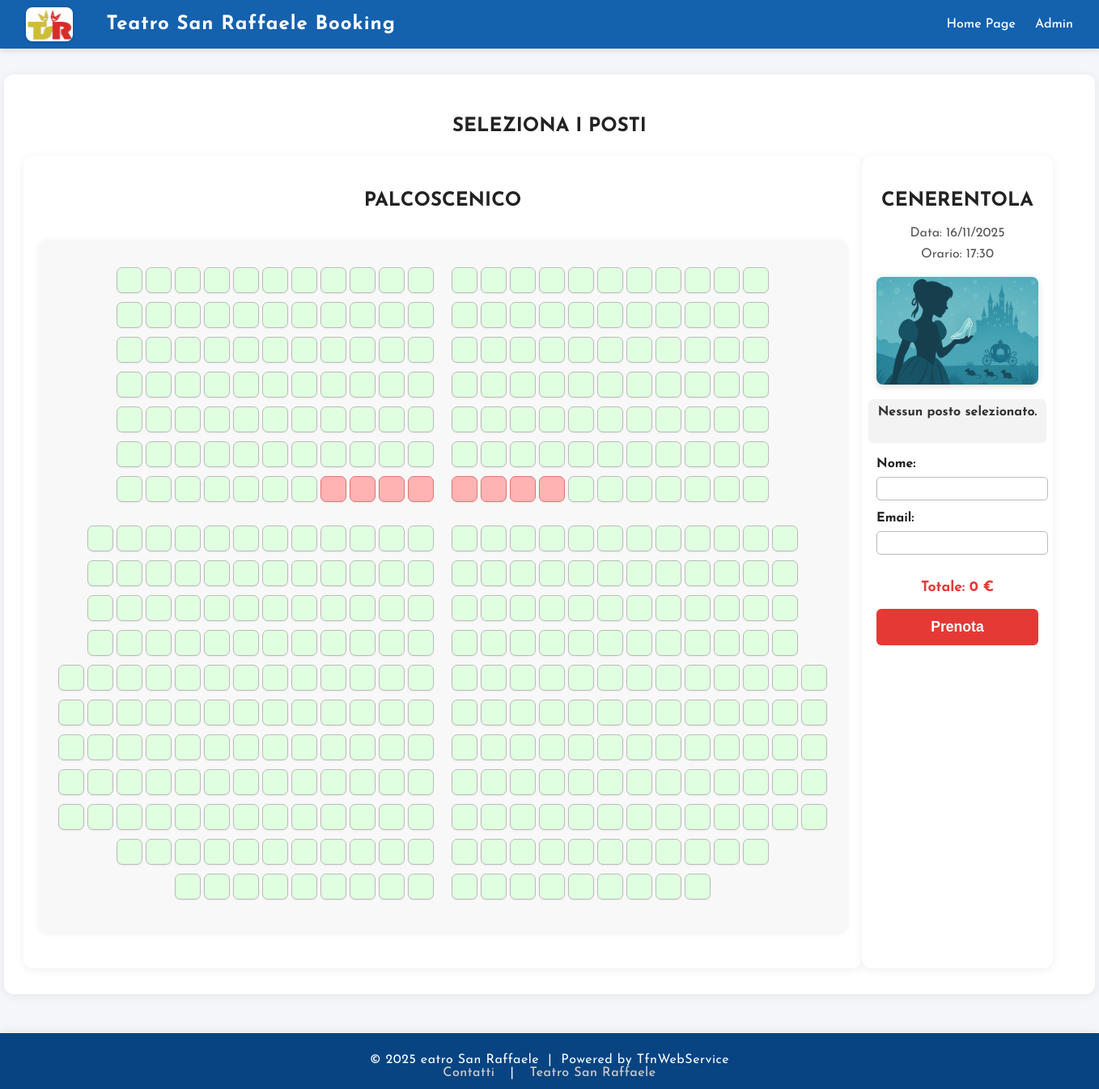
Page /select_seats/3 on the committed database.
### tables this page shows
CREATE TABLE events (
    id INTEGER PRIMARY KEY AUTOINCREMENT,
    title TEXT NOT NULL,
    date TEXT NOT NULL,
    time TEXT NOT NULL,
    price REAL NOT NULL,
    poster_url TEXT         
);

### app.py (the view, shortened to what this page needs)
@app.route('/select_seats/<int:event_id>', methods=['GET', 'POST'])
def select_seats(event_id):
    conn = get_db()
    event = conn.execute('SELECT * FROM events WHERE id=?', (event_id,)).fetchone()
    if not event:
        flash("Evento non trovato.")
        return redirect(url_for('dashboard'))
    rows = 18
    cols = 27
    unavailable = set(CONFIG['unavailable_seats'])
    row_letters = CONFIG['row_letters']
    bookings = conn.execute(
        'SELECT seats FROM bookings WHERE event_id=? AND status IN (1,2,3)', (event_id,)
    ).fetchall()
    booked_seats = set()
    for b in bookings:
        booked_seats.update(b['seats'].split(','))
    return render_template(
        'select_seats.html',
        event=event,
        row_letters=row_letters,
        cols=cols,
        booked_seats=booked_seats,
        unavailable=unavailable
    )

### app.py (called while the page is built)
def get_db():
    conn = sqlite3.connect('data/cinema.db')
    conn.row_factory = sqlite3.Row
    return conn

@app.context_processor
def inject_now():
    from datetime import datetime
    return {'now': datetime.now}

### templates/select_seats.html (shortened to what this page needs)
{% extends 'base.html' %}
{% block content %}
<h2 style="text-align:center; margin-bottom: 24px;">SELEZIONA I POSTI</h2>
<div>
  <form method="post" id="seats-form" style="display: flex; width: 100%;">
    <div class="booking-col booking-main">
      <h2 style="text-align:center; margin-bottom: 12px;">PALCOSCENICO</h2>
      <div class="seatmap-wrapper">
        <div class="seatmap">
          {% for row_letter in row_letters %}
          {% if loop.index0 == 7 %}
          <div class="seatmap-corridor-horizontal"></div>
          {% endif %}
          <div class="seat-row">
            {% for col in range(1, cols+1)|reverse %}
            {% if col == 14 %}
            <span class="seatmap-corridor-vertical"></span>
            {% endif %}
            {% set seat = row_letter ~ col %}
            {% if seat in unavailable %}
            {% elif seat in booked_seats %}
            <span class="seat booked" title="{{ seat }}"></span>
            {% else %}
            <label class="seat" title="{{ seat }}">
            </label>
            {% endif %}
            {% endfor %}
          </div>
          {% endfor %}
        </div>
      </div>
    </div>
    <div class="booking-col booking-side">
      <h2 style="text-align:center;">{{ event.title }}</h2>
      <div style="color:#555; margin-bottom:10px; text-align:center;">Data: {{ event.date }}</div>
      <div style="color:#555; margin-bottom:10px; text-align:center;">Orario: {{ event.time }}</div>
      {% if event.poster_url %}
      <img src="{{ event.poster_url }}" alt="Locandina evento" class="event-poster">
      {% else %}
      <div class="event-poster-placeholder">Nessuna locandina</div>
      {% endif %}
      <div id="selected-seats" class="selected-seats-box">
      </div>
      <div class="form-group">
        <label for="name"><b>Nome:</b></label>
        <input type="text" id="name" name="name" required>
      </div>
      <div class="form-group">
        <label for="email"><b>Email:</b></label>
        <input type="email" id="email" name="email" required>
      </div>
      <div class="total-box">
        Totale: <span id="total-price">0</span> €
      </div>
      <button type="submit" class="btn-book">Prenota</button>
    </div>
  </form>
</div>
{% endblock %}

### static/style.css (style rules this page uses)
body { margin: 0; font-family: "Josefin Sans", sans-serif; font-optical-sizing: auto; font-weight: 400; font-style: normal; background: #f4f6fa; color: #222; min-height: 100vh; }

### templates/select_seats.html (style rules this page uses)
.booking-col { background: #fff; border-radius: 12px; box-shadow: 0 2px 12px #0001; padding: 24px 18px; display: flex; flex-direction: column; align-items: center; justify-content: flex-start; }
.booking-main { width: 1000; flex: 0 0 1000px; align-items: center; justify-content: flex-start; }
.booking-side { width: 200; flex: 0 0 200px; align-items: center; justify-content: flex-start; }
.event-poster { width: 100%; max-width: 200px; border-radius: 8px; margin: 10px auto 18px auto; box-shadow: 0 2px 8px #0002; display: block; }
.seatmap-wrapper { width: 100%; margin-top: 24px; display: flex; justify-content: center; }
.seatmap { width: 100%; background: #f8f8f8; padding: 32px 18px; border-radius: 12px; margin-bottom: 20px; box-shadow: 0 1px 6px #0001; display: flex; flex-direction: column; align-items: center; justify-content: center; }
.seat-row { margin-bottom: 7px; display: flex; flex-wrap: wrap; justify-content: center; white-space: normal; }
.seat, .seat input[type="checkbox"] { vertical-align: middle; }
.seat { display: inline-block; width: 30px; height: 30px; margin: 2px 2px; line-height: 30px; text-align: center; border-radius: 7px; border: 1.5px solid #bbb; font-weight: 500; background: #e0ffe0; color: #222; transition: box-shadow 0.2s, background 0.2s, color 0.2s, border 0.2s; cursor: pointer; position: relative; box-shadow: 0 1px 2px #0001; }
.seat.booked { background: #ffb3b3 !important; color: #900 !important; border-color: #e57373 !important; cursor: not-allowed; font-style: italic; }
.selected-seats-box { min-height: 38px; margin-bottom: 18px; background: #f3f3f3; border-radius: 6px; padding: 8px 10px; font-weight: bold; text-align: center; color: #333; width: 100%; }
.form-group { margin-bottom: 14px; text-align: left; width: 100%; }
.form-group input { width: 100%; padding: 6px 5px; border-radius: 5px; border: 1px solid #bbb; margin-top: 8px; }
.total-box { margin: 18px 0 18px 0; font-size: 1.1em; font-weight: bold; text-align: center; color: #e53935; width: 100%; }
.btn-book { width: 100%; padding: 12px 0; font-size: 1.1em; border-radius: 6px; border: none; background: #e53935; color: #fff; font-weight: bold; cursor: pointer; transition: background 0.2s; }
.seatmap-corridor-horizontal { height: 18px; width: 100%; display: block; }
.seatmap-corridor-vertical { display: inline-block; width: 18px; height: 1px; }

### rows in the picture
events: title "CENERENTOLA", date "16/11/2025", time "17:30", poster_url (picture)
